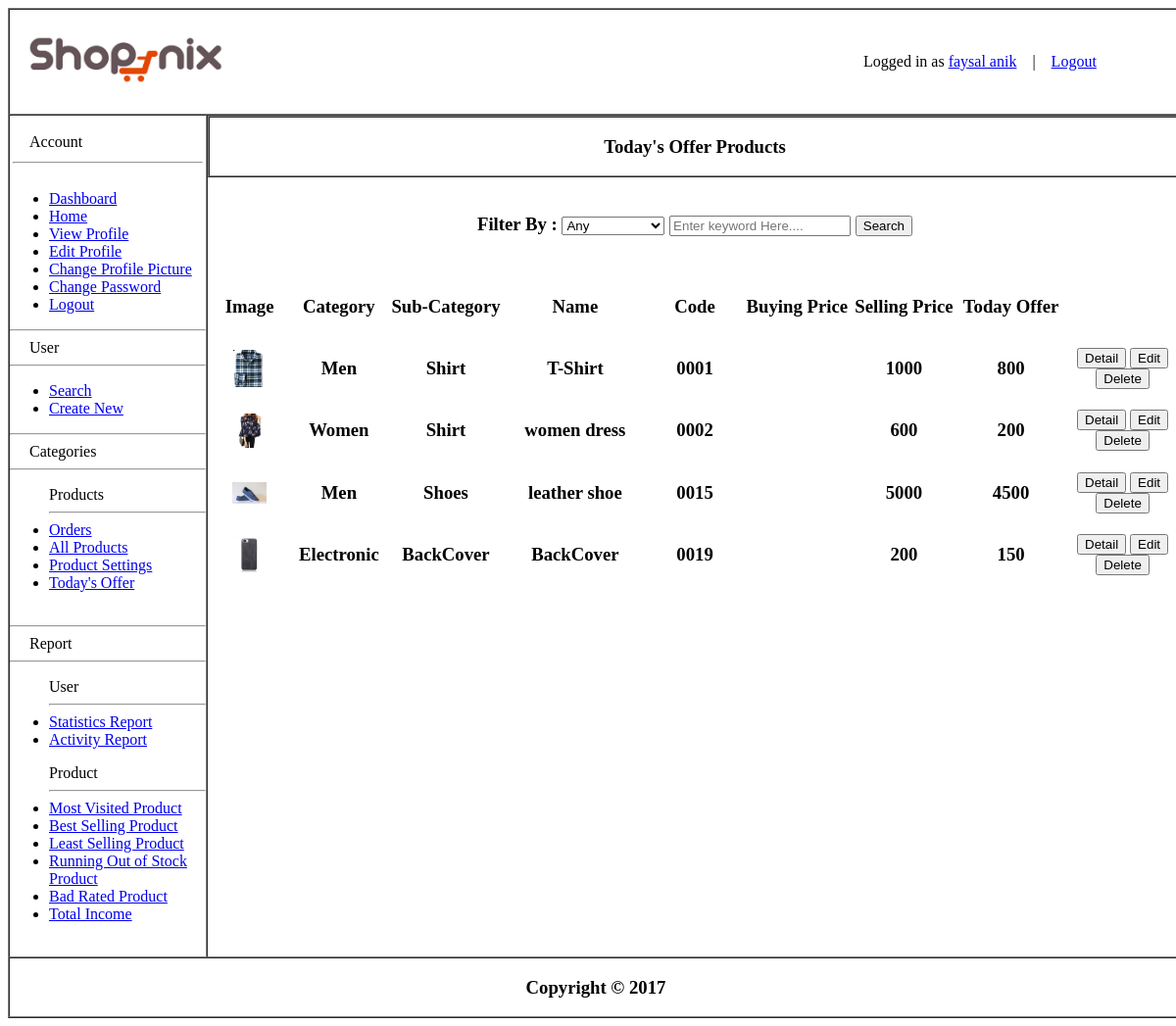
/app/admin/todays_offer.php (signed in), run on an earlier commit of the app's database.
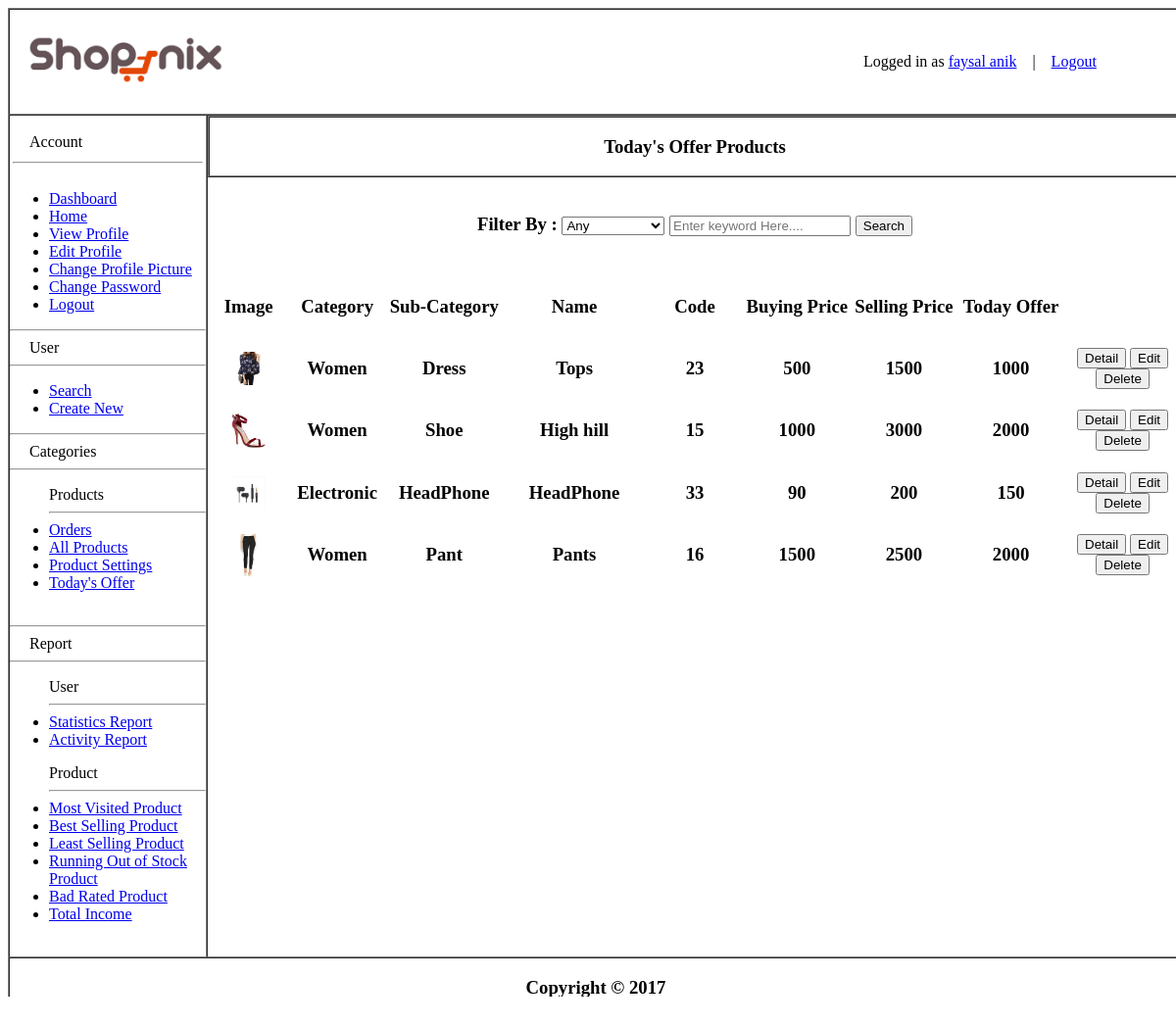
And on a later commit of the database.
### tables this page shows
CREATE TABLE `todaysoffers` (
  `code` varchar(500) NOT NULL,
  `name` varchar(500) NOT NULL,
  `catagory` varchar(500) NOT NULL,
  `subcatagory` varchar(500) NOT NULL,
  `color` varchar(500) NOT NULL,
  `material` varchar(500) NOT NULL,
  `size` varchar(20) NOT NULL,
  `description` varchar(500) NOT NULL,
  `cost` double NOT NULL,
  `quantity` int(11) NOT NULL,
  `offer` double NOT NULL,
  `pdpic` varchar(255) NOT NULL,
  `bprice` varchar(255) NOT NULL
);

### data/db.php (called while the page is built, shortened)
<?php
    $host="127.0.0.1";
    $user="root";
    $pass="";
    $dbname="ecommerce";
    $port=3306;
    function executeSQL($sql){
        global $host, $user, $pass, $dbname, $port;
        $link=mysqli_connect($host, $user, $pass, $dbname, $port);
        $result = mysqli_query($link, $sql);
        return $result;
    }
?>

### data/product_access_admin.php (called while the page is built, shortened)
<?php
	if(require_once("db.php"))
    {
        function getAllProductToday(){
            $sql = "SELECT * FROM todaysoffers ";
            $result = executeSQL($sql);
			for($i=0; $row=mysqli_fetch_assoc($result); ++$i)
			{
            $ProductToday[$i] = $row;
			}
            return $ProductToday;
            }
	}
	else
    {
		echo "Database not found";
	}
?>

### app/admin/todays_offer.php (the view, shortened to what this page needs)
<?php include "../../data/product_access_admin.php"; ?>
<?php
    if ($_SERVER['REQUEST_METHOD'] == "POST") {
        $searchKey = $_POST['search'];
        $searchfilter = $_REQUEST['filter'];
        if($searchfilter == "any")
        {
            $allproduct = getAllProductToday();
        }
        else if($searchfilter == "catagory")
        {
            $allproduct = getAllProductByCatagoryToday($searchKey);
        }
         else if($searchfilter == "subcatagory")
        {
            $allproduct = getAllProductBySubCatagoryToday($searchKey);
        }
         else if($searchfilter == "name")
        {
            $allproduct = getAllProductByNameToday($searchKey);
        }
        else if($searchfilter == "offer")
        {
            $allproduct = getAllProductByOfferWithParameterToday($searchKey);
        }
        else if($searchfilter == "code")
         {
             $allproduct = getAllProductByCodeToday($searchKey);
            if (count($allproduct) == 0)
            {
                 echo "<script>
                    alert('No Product Found');
                     document.location='allProducts.php';
                 </script>";
            die();
            }
         }
    }
    else
    {
         $allproduct = getAllProductToday();
    }
?>
<!DOCTYPE html>
<html lang="en">
<head>
</head>
<body width="1200">
	<table width="1200" border="1" align="center" cellpadding="0" cellspacing="0">
		<tr>
			<td colspan="2">
				<table border="0">
					<tr align="center">
						<td width="230" height="100">
							<a href="loggedin.php"><img src="../res/common/ali.PNG" alt="Alibaba" width="200" ></a>
						</td>
						<td width="630"></td>
						<td>
							<span>Logged in as <a href="profile.php"><?= $_SESSION['user']['name']; ?></a></span> &nbsp;&nbsp; | &nbsp;&nbsp;
							<a href="logouthandler.php">Logout</a>
						</td>
					</tr>
				</table>
			</td>
		</tr>
		<tr>
			<td width="200" valign="top">
				<br>
				<span>&nbsp;&nbsp;&nbsp;&nbsp;&nbsp;Account</span>
				<table >
					<tr >
						<td width="200">
							<hr>
						</td>
					</tr>
				</table>
				<ul>
				    <li><a href="Dashboard.php">Dashboard</a></li>
					<li><a href="loggedin.php">Home</a></li>
					<li><a href="profile.php">View Profile</a></li>
					<li><a href="editprofile.php">Edit Profile</a></li>
					<li><a href="changepp.php">Change Profile Picture</a></li>
					<li><a href="changepass.php">Change Password</a></li>
					<li><a href="logouthandler.php">Logout</a></li>
				</ul>
				<hr>
				<span>&nbsp;&nbsp;&nbsp;&nbsp;&nbsp;User</span><br>
				<hr>
				<ul>
					<li><a href="search.php">Search</a></li>
					<li><a href="create.php">Create New</a></li>
				</ul>
				<hr>
				<span>&nbsp;&nbsp;&nbsp;&nbsp;&nbsp;Categories</span><br>
        <hr>
        <ul>
            Products
            <hr>
			<li><a href="orders.php">Orders</a></li>
            <li><a href="allProducts.php">All Products</a></li>
            <li><a href="settings.php">Product Settings</a></li>
            <li><a href="todays_offer.php">Today's Offer</a></li><br>
           </ul>
            <hr>
            <span>&nbsp;&nbsp;&nbsp;&nbsp;&nbsp;Report</span><br>
            <hr>
            <ul>
            User
            <hr>
            <li><a href="statistics_report.php">Statistics Report</a></li>
            <li><a href="activity_report.php">Activity Report</a></li>
            </ul>
            <ul>
            Product
            <hr>
            <li><a href="mostVisitedProduct.php">Most Visited Product</a></li>
            <li><a href="bestSellingProduct.php">Best Selling Product</a></li>
            <li><a href="leastSellingProduct.php">Least Selling Product</a></li>
            <li><a href="runningoutofstock.php">Running Out of Stock Product</a></li>
            <li><a href="badproducts.php">Bad Rated Product</a></li>
            <li><a href="income.php">Total Income</a></li><br>
        </ul>
        </td>
			<td valign="top" height="400" align="center">
				<table border="1" align="center" width="100%" cellpadding="0" cellspacing="0">
            <tr>
                <th align="center"><label><h3>Today's Offer Products</h3></label></th>
            </tr>
        </table>
        <table align="left" width="100%">
        <form method="POST">
				<br/>
				<tr><h3>Filter By : <select name="filter">
                            <option value="any">Any</option>
                            </select>
                            <input type="text" name="search" placeholder="Enter keyword Here....">
                            <input type="submit" value="Search"></h3></tr><br/>
                            </form>
               <tr>
                <td width="12" align="center">
                    <h3>Image</h3>
                </td>
                <td width="10%" align="center">
                   <h3>Category</h3>
                </td>
                <td width="12%" align="center">
                   <h3>Sub-Category</h3>
                </td>
                 <td width="10" align="center">
                    <h3>Name</h3>
                </td>
                <td width="10%" align="center">
                    <h3>Code</h3>
                </td>
                <td width="11%" align="center">
                    <h3>Buying Price</h3>
                </td>
                 <td width="11%" align="center">
                    <h3>Selling Price</h3>
                </td>
                <td width="11%" align="center">
                    <h3>Today Offer</h3>
                </td>
                 <td width="12%" align="center">
                </td>
            </tr>
            <?php foreach ($allproduct as $product) { ?>
            <tr>
                <td align="center">
                    <img src="../res/products/<?=$product['pdpic']?>" align="center" width="45%" height="25%">
                </td>
			    <td align="center">
                    <h3><?=$product['catagory']?></h3>
                </td>
			    <td align="center">
                    <h3><?=$product['subcatagory']?></h3>
                </td>
                <td align="center">
                    <h3><?=$product['name']?></h3>
                </td>
				<td align="center">
                    <h3><?=$product['code']?></h3>
                </td>
                <td align="center">
                    <h3><?=$product['bprice']?></h3>
                </td>
                <td align="center">
                    <h3><?=$product['cost']?></h3>
                </td>
                <td align="center">
                    <h3><?=$product['offer']?></h3>
                </td>
                <td align="center">
                    <a href="productDetailstoday.php?cd=<?=$product['code']?>"><button>Detail</button></a>
                    <a href="productEdittoday.php?cd=<?=$product['code']?>"><button>Edit</button></a>
                    <a href="productDeletetoday.php?cd=<?=$product['code']?>"><button>Delete</button></a>
                </td>
            </tr>
            <?php } ?>
        </table>
			</td>
		</tr>
		<tr align="center">
			<td colspan="3">
				<h3>Copyright © 2017</h3>
			</td>
		</tr>
	</table>
</body>
</html>

What changed in the data, as far as the page shows it:
removed todaysoffers: pdpic (picture), catagory "Men", subcatagory "Shirt", name "T-Shirt", code "0001", cost "1000", offer "800"
removed todaysoffers: pdpic (picture), catagory "Women", subcatagory "Shirt", name "women dress", code "0002", cost "600", offer "200"
removed todaysoffers: pdpic (picture), catagory "Men", subcatagory "Shoes", name "leather shoe", code "0015", cost "5000", offer "4500"
removed todaysoffers: pdpic (picture), catagory "Electronic", subcatagory "BackCover", name "BackCover", code "0019", cost "200", offer "150"
added todaysoffers: pdpic (picture), catagory "Women", subcatagory "Dress", name "Tops", code "23", bprice "500", cost "1500", offer "1000"
added todaysoffers: pdpic (picture), catagory "Women", subcatagory "Shoe", name "High hill", code "15", bprice "1000", cost "3000", offer "2000"
added todaysoffers: pdpic (picture), catagory "Electronic", subcatagory "HeadPhone", name "HeadPhone", code "33", bprice "90", cost "200", offer "150"
added todaysoffers: pdpic (picture), catagory "Women", subcatagory "Pant", name "Pants", code "16", bprice "1500", cost "2500", offer "2000"
